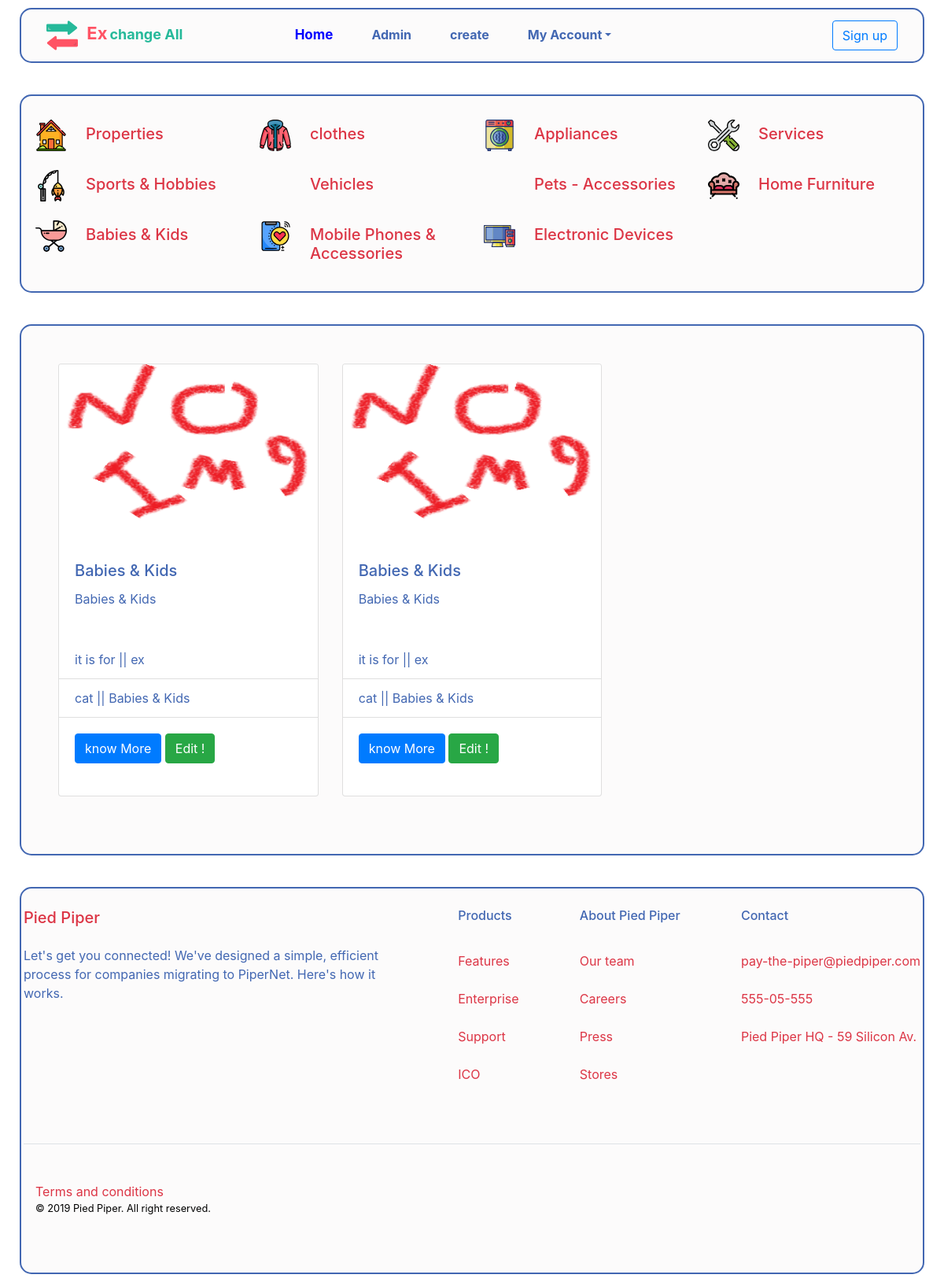
Page /search/main/Babies/118 on the earlier database version.
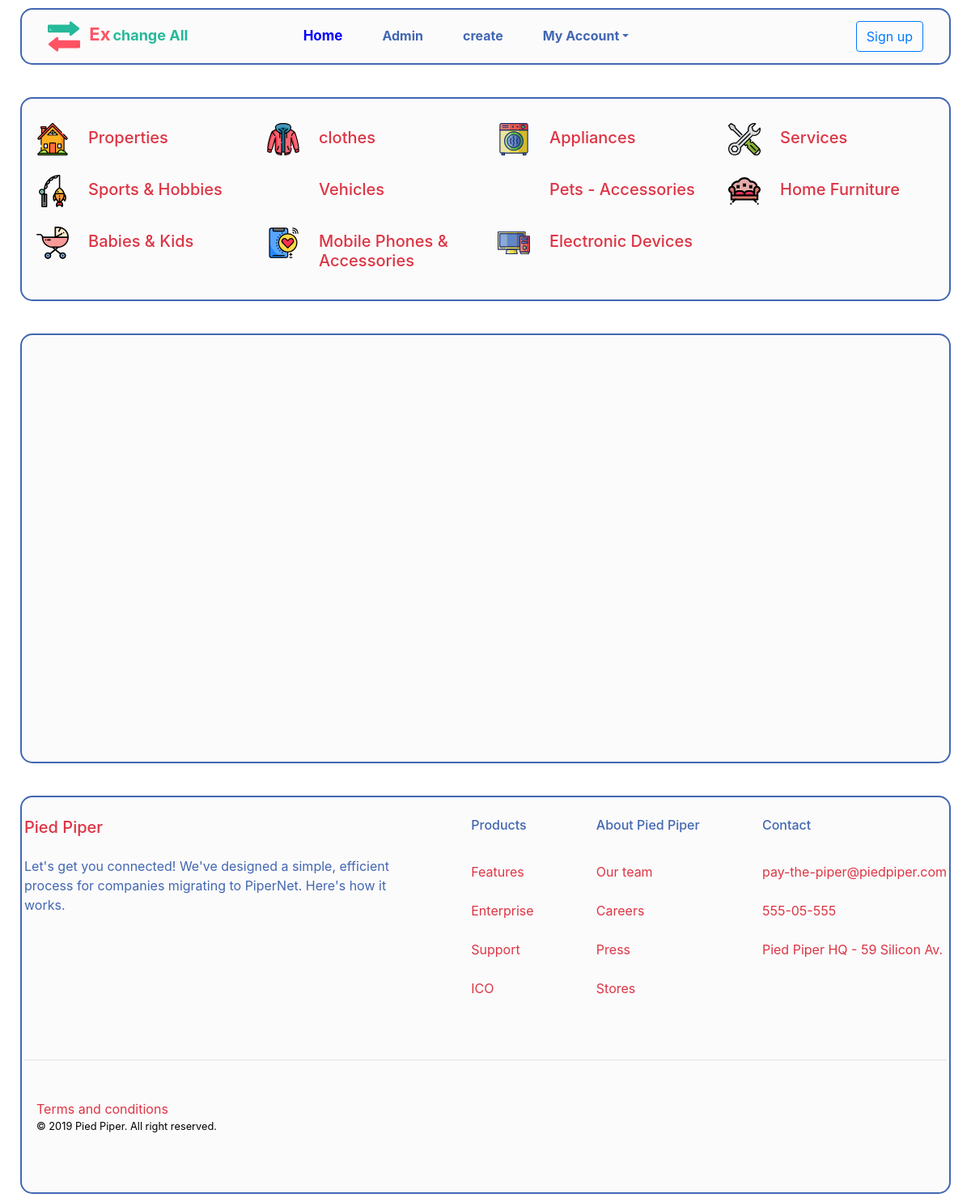
Same page on the later database version.
### ads/models.py (models this page shows, shortened)
class ads(models.Model):
    options =(
    ("ex", "ex"),
    ("Sale", "Sale"),
    ("free", "free"),
)
    user = models.ForeignKey(User, blank=True , null=True, on_delete=models.CASCADE)
    title =models.CharField(max_length=80)
    description = models.TextField(max_length=500,default='')
    main=models.ForeignKey ( 'catugry',related_name='ad_main',
                            limit_choices_to={'main__isnull':True ,
                             'sub__isnull':True ,
                             'end__isnull':True }
                               , on_delete=models.CASCADE,blank=True,null=True, verbose_name='Main Category')
    sub=models.ForeignKey ( 'catugry' ,related_name='ad_sub',
                            limit_choices_to={'sub__isnull':True ,
                                'main__isnull':False ,
                                 'end__isnull':True }
                                ,on_delete=models.CASCADE,blank=True,null=True, verbose_name='Under Surface Category')
    end=models.ForeignKey ( 'catugry' , related_name='ad_end',
                                limit_choices_to={'sub__isnull':False ,
                                                  'main__isnull':False ,
                                                  'end__isnull':True }
                                ,on_delete=models.CASCADE,blank=True,null=True, verbose_name='Deep Category')
    last=models.ForeignKey ( 'catugry' , related_name='ad_last',
                                limit_choices_to={'sub__isnull':False ,
                                                  'main__isnull':False ,
                                                  'end__isnull':False}
                                ,on_delete=models.CASCADE,blank=True,null=True, verbose_name='Last Category')
    create_date = models.DateTimeField(default=timezone.now)
    active = models.BooleanField(default=True)
    view =models.IntegerField(default=0)
    ad_option = models.CharField(max_length=4, choices=options , default='ex')
    img=models.ImageField(upload_to='post_img2/' , default="img/defu.png")
    name_of_who=models.CharField(max_length=15 , null=True,blank=True)
    adress=models.CharField(max_length=80 , null=True,blank=True)
    mobile =models.PositiveSmallIntegerField( default=1114796307 , null=True,blank=True,)
    email=models.EmailField(default="ahmed_mag22@yahoo.com" , null=True,blank=True)
    class Meta:
        ordering = ['-create_date']

class catugry(models.Model):
    name=models.CharField ( max_length=40 , default='')
    main=models.ForeignKey ( 'self', related_name='re_main' ,
                            limit_choices_to={'main__isnull':True ,
                             'sub__isnull':True ,
                             'end__isnull':True }
                               , on_delete=models.CASCADE,blank=True,null=True)
    sub=models.ForeignKey ( 'self' , related_name='re_sub',
                            limit_choices_to={'sub__isnull':True ,
                                'main__isnull':False ,
                                 'end__isnull':True }
                                ,on_delete=models.CASCADE,blank=True,null=True)
    end=models.ForeignKey ( 'self' , related_name='re_end',
                                limit_choices_to={'sub__isnull':False ,
                                                  'main__isnull':False,
                                                  'end__isnull':True }
                                ,on_delete=models.CASCADE,blank=True,null=True)
    class Meta:
        verbose_name = "catugry"
        verbose_name_plural = "catugry"
    def __str__(self):
        return str(self.name)

### search/views.py (the view)
# urls.py: url(r'^main/Babies/(?P<main_id_>\d+)$', views.by_main_Babies , name='by_main_Babies'),
def by_main_Babies(request , main_id_):
    main_id_=main_id_
    main_catugry_q=ads.objects.filter(main_id=main_id_).order_by('-create_date')
    context = {
        'main_catugry_q' : main_catugry_q ,
    }
    return render(request, 'by_main_Babies.html',context)

### search/templates/by_main_Babies.html
{% extends 'base_ads.html' %}
{% block main_search %}
{% load static %}
<section id="con" class="py-3 my-product-detils">
    <div class="container">
        <div class="row">
            {% for ad in main_catugry_q %}
            <div class="col-lg-4 col-md-4 col-sm-6 col-xs-12 my-card-respon ">
                <div class="card my-card">
                    <img src="{{ad.img.url}}" class="card-img-top my-card-img" alt="...">
                    <div class="card-body">
                        <h5 class="card-title">{{ad.title}}</h5>
                        <p class="card-text">{{ad.description}}</p>
                    </div>
                    <ul class="list-group list-group-flush">
                        <li class="list-group-item">it is for || {{ ad.ad_option }}</li>
                        <li class="list-group-item">cat || {{ ad.main }}</li>
                    </ul>
                    <div class="card-body">
                        <a class="btn btn-primary" href="{% url 'ads:ads_detail' ad.id  %}#con"  role="button">know More</a>
                        <a class="btn btn-success" href="{% url 'ads:edit_ads' ad.id %}" role="button">Edit !</a>
                    </div>
                </div>
            </div>
            {% endfor %}
        </div>
    </div>
</section>
{% endblock main_search %}

Differences in the rows shown:
removed ads: img (picture), title "Babies & Kids", description "Babies & Kids", ad_option "ex", main "Babies & Kids"
removed ads: img (picture), title "Babies & Kids", description "Babies & Kids", ad_option "ex", main "Babies & Kids"
